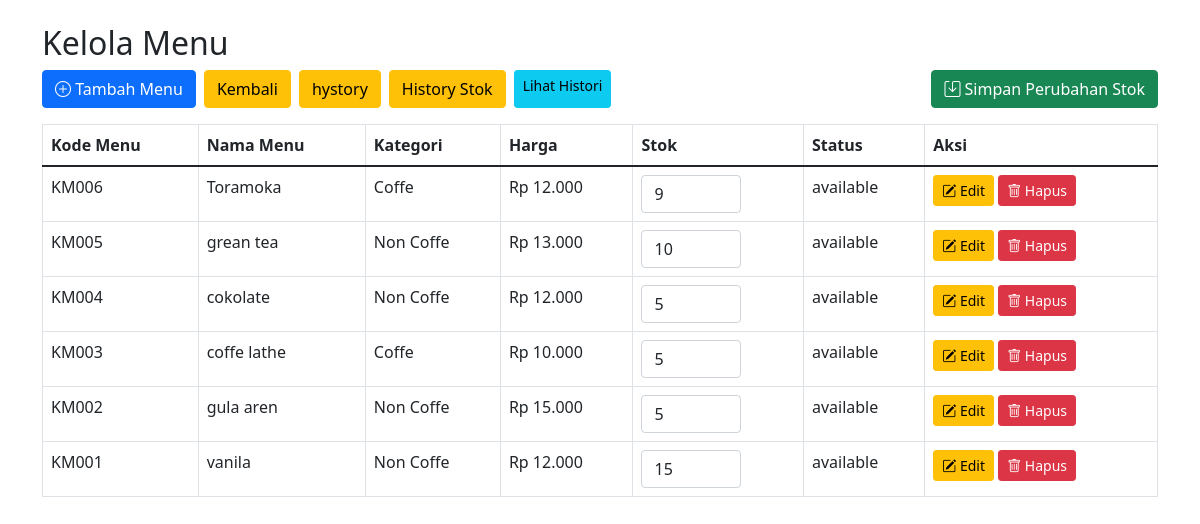
Before: /admin/manage_menu.php (signed in) with the older database file.
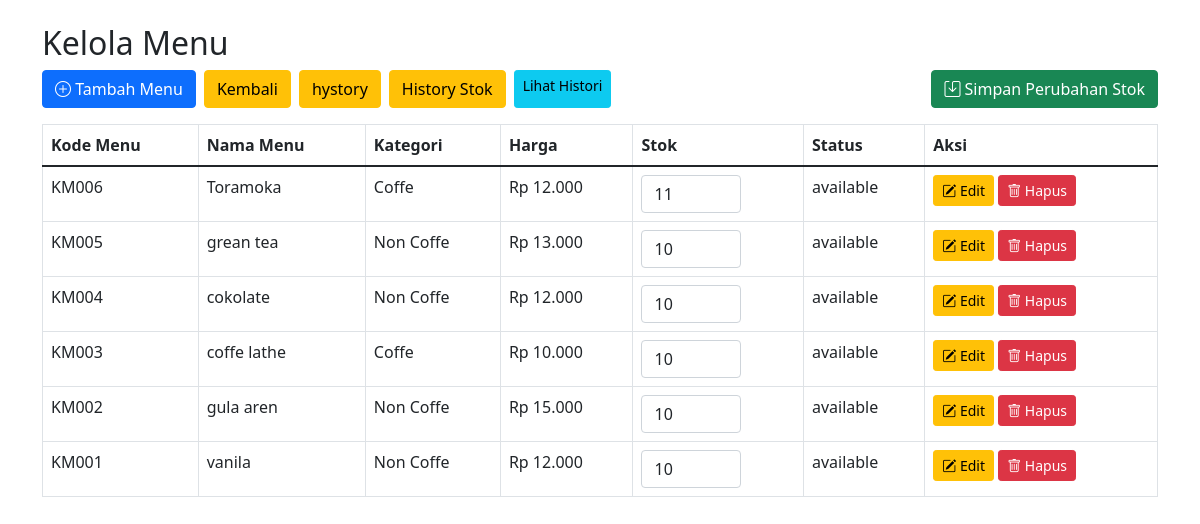
After: the same page with the newer database file.
### tables this page shows
CREATE TABLE `menu` (
  `kode_menu` varchar(20) NOT NULL,
  `nama_menu` varchar(100) NOT NULL,
  `kategori` enum('Coffe','Non Coffe') NOT NULL,
  `harga` int NOT NULL,
  `status` enum('available','unavailable','discontinued') DEFAULT 'available',
  `created_at` timestamp NULL DEFAULT CURRENT_TIMESTAMP,
  `stok` int NOT NULL DEFAULT '0'
);

### admin/menu.php (called while the page is built, shortened)
<?php
class Menu {
    private $conn;
    private $table_name = "menu";
    public function __construct($db) {
        $this->conn = $db;
    }
    public function read() {
        $query = "SELECT kode_menu, nama_menu, kategori, harga, status, stok, created_at
                FROM " . $this->table_name . " ORDER BY created_at DESC";
        $stmt = $this->conn->prepare($query);
        $stmt->execute();
        return $stmt;
    }
}

### admin/manage_menu.php (the view, shortened to what this page needs)
<?php
require_once __DIR__ . '/menu.php';
$database = new Database();
$db = $database->getConnection();
$menu = new Menu($db);
$stmt = $menu->read();
?>
<!DOCTYPE html>
<html lang="id">
<head>
    <link href="https://cdn.jsdelivr.net/npm/bootstrap@5.1.3/dist/css/bootstrap.min.css" rel="stylesheet">
    <link href="https://cdn.jsdelivr.net/npm/bootstrap-icons@1.10.5/font/bootstrap-icons.css" rel="stylesheet">
</head>
<body>
    <div class="container mt-4">
        <h2>Kelola Menu</h2>
        <form method="POST" action="">
            <div class="mb-3 d-flex gap-2">
                <a href="tambah_menu.php" class="btn btn-primary">
                    <i class="bi bi-plus-circle"></i> Tambah Menu
                </a>
                <a href="dashboard.php" class="btn btn-warning">
                    Kembali
                </a>
                <a href="history_stok.php" class="btn btn-warning">
                    hystory
                </a>
                <a href="history_stok.php" class="btn btn-warning">History Stok</a>
                <a href="history_stok.php?kode_menu=<?= urlencode($row['kode_menu']) ?>" class="btn btn-info btn-sm">Lihat Histori</a>
                <button type="submit" class="btn btn-success ms-auto">
                    <i class="bi bi-save"></i> Simpan Perubahan Stok
                </button>
            </div>
            <table class="table table-bordered">
                <thead>
                    <tr>
                        <th>Kode Menu</th>
                        <th>Nama Menu</th>
                        <th>Kategori</th>
                        <th>Harga</th>
                        <th>Stok</th>
                        <th>Status</th>
                        <th>Aksi</th>
                    </tr>
                </thead>
                <tbody>
                    <?php while ($row = $stmt->fetch(PDO::FETCH_ASSOC)): ?>
                        <tr>
                            <td><?= htmlspecialchars($row['kode_menu']); ?></td>
                            <td><?= htmlspecialchars($row['nama_menu']); ?></td>
                            <td><?= htmlspecialchars($row['kategori']); ?></td>
                            <td>Rp <?= number_format($row['harga'], 0, ',', '.'); ?></td>
                            <td>
                                <input type="number" name="stok[<?= htmlspecialchars($row['kode_menu']); ?>]"
                                    value="<?= (int) $row['stok'] ?>" min="0" class="form-control" style="max-width: 100px;"
                                    required>
                            </td>
                            <td><?= htmlspecialchars($row['status']); ?></td>
                            <td>
                                <a href="edit_menu.php?kode_menu=<?= urlencode($row['kode_menu']); ?>"
                                    class="btn btn-sm btn-warning">
                                    <i class="bi bi-pencil-square"></i> Edit
                                </a>
                                <a href="delete_menu.php?kode_menu=<?= urlencode($row['kode_menu']); ?>"
                                    class="btn btn-sm btn-danger"
                                    onclick="return confirm('Apakah Anda yakin ingin menghapus menu ini?');">
                                    <i class="bi bi-trash"></i> Hapus
                                </a>
                            </td>
                        </tr>
                    <?php endwhile; ?>
                </tbody>
            </table>
        </form>
    </div>
</body>
</html>

Changed rows visible on the page:
changed menu "KM006": stok "9" → "11"
changed menu "KM004": stok "5" → "10"
changed menu "KM003": stok "5" → "10"
changed menu "KM002": stok "5" → "10"
changed menu "KM001": stok "15" → "10"
